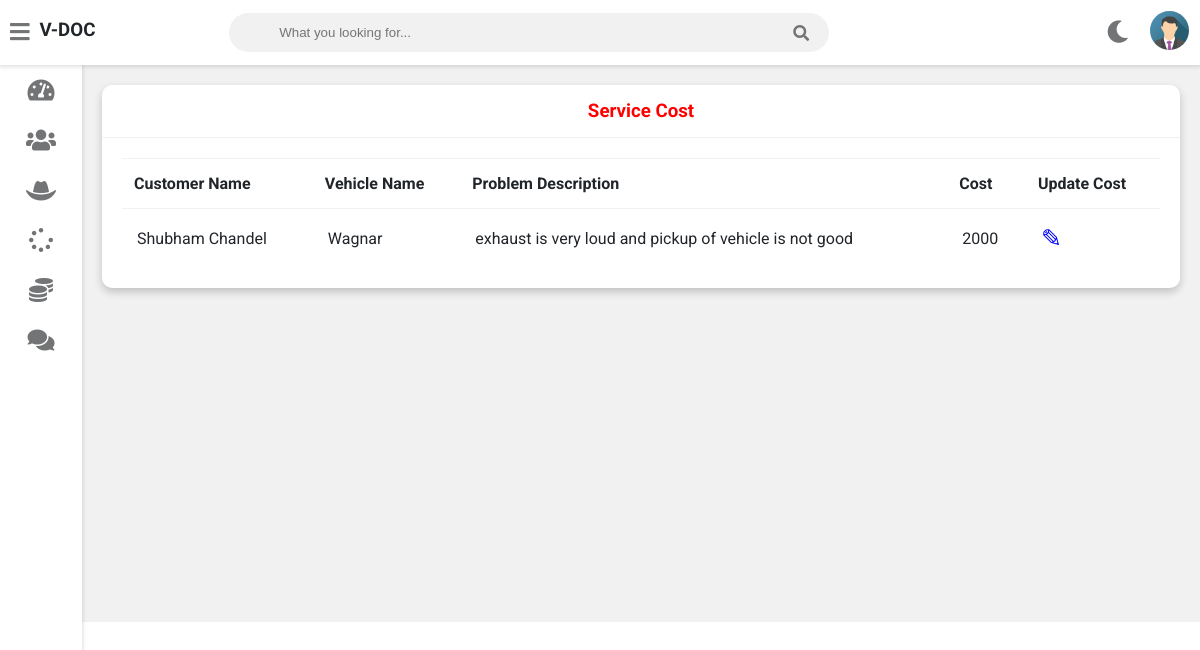
Screenshot of /admin-view-service-cost (signed in) with the database file from the repository.
### vehicle/models.py (models this page shows, shortened)
class Customer(models.Model):
    user=models.OneToOneField(User,on_delete=models.CASCADE)
    profile_pic= models.ImageField(upload_to='profile_pic/CustomerProfilePic/',null=True,blank=True)
    address = models.CharField(max_length=40)
    mobile = models.CharField(max_length=20,null=False)
    @property
    def get_name(self):
        return self.user.first_name+" "+self.user.last_name
    def __str__(self):
        return self.user.first_name

class Request(models.Model):
    cat=(('two wheeler with gear','two wheeler with gear'),('two wheeler without gear','two wheeler without gear'),('three wheeler','three wheeler'),('four wheeler','four wheeler'))
    category=models.CharField(max_length=50,choices=cat)
    vehicle_no=models.PositiveIntegerField(null=False)
    vehicle_name = models.CharField(max_length=40,null=False)
    vehicle_model = models.CharField(max_length=40,null=False)
    vehicle_brand = models.CharField(max_length=40,null=False)
    problem_description = models.CharField(max_length=500,null=False)
    date=models.DateField(auto_now=True)
    cost=models.PositiveIntegerField(null=True)
    customer=models.ForeignKey('Customer', on_delete=models.CASCADE,null=True)
    mechanic=models.ForeignKey('Mechanic',on_delete=models.CASCADE,null=True)
    stat=(('Pending','Pending'),('Approved','Approved'),('Repairing','Repairing'),('Repairing Done','Repairing Done'),('Released','Released'))
    status=models.CharField(max_length=50,choices=stat,default='Pending',null=True)

### vehicle/views.py (the view)
# urls.py: path('admin-view-service-cost',views.admin_view_service_cost_view,name='admin-view-service-cost'),
@login_required(login_url='adminlogin')
def admin_view_service_cost_view(request):
    enquiry=models.Request.objects.all().order_by('-id')
    customers=[]
    for enq in enquiry:
        customer=models.Customer.objects.get(id=enq.customer_id)
        customers.append(customer)
    print(customers)
    return render(request,'vehicle/admin_view_service_cost.html',{'data':zip(customers,enquiry)})

### templates/vehicle/admin_view_service_cost.html
{% extends 'vehicle/adminbase.html' %}
{% block content %}
	<div class="wrapper">
		<div class="row">
			<div class="col-12 col-m-12 col-sm-12">
				<div class="card">
					<div class="card-header">
						<h3 style="color:red; text-align:center" >Service Cost
						</h3>
					</div>
					<div class="card-content">
						<table>
							<thead>
                <tr>
                  <th>Customer Name</th>
                  <th>Vehicle Name</th>
                  <th>Problem Description</th>
                  <th>Cost</th>
                  <th>Update Cost</th>
                </tr>
							</thead>
							<tbody>
                {% for c,r in data %}
                <tr>
                  <td> {{c.get_name}}</td>
                  <td> {{r.vehicle_name}}</td>
                  <td>{{r.problem_description}}</td>
                  <td>{{r.cost}}</td>
                  <td><a  style="color:blue; text-decoration:none;font-size:25px;" href="{% url 'update-cost' r.id  %}">&#9998;</a></td>
                </tr>
                {% endfor %}
							</tbody>
						</table>
					</div>
				</div>
			</div>
		</div>
<br><br><br><br><br><br><br><br><br><br><br><br><br><br><br><br>
	</div>
{% endblock content %}

### static/style.css (style rules this page uses)
:root { --primary-color: #4834d4; --success-color: #6ab04c; --warning-color: #f0932b; --danger-color: #eb4d4b; --light-color: #212529; --light-second-color: #727475; --light-background: #ffffff; --light-second-background: #f1f1f1; --dark-color: #909090; --dark-second-color: #f5f6fa; --dark-background: #23242D; --dark-second-background: #181818; }
.light { --main-bg-color: var(--light-background); --second-bg-color: var(--light-second-background); --main-color: var(--light-color); --second-color: var(--light-second-color); }
* { box-sizing: border-box; }
body { font-family: 'Roboto', sans-serif; background: var(--main-bg-color); color: var(--main-color); margin: 0; }
.wrapper { padding: 10px; margin-left: 82px; padding-top: 75px; background: var(--second-bg-color); transition: margin-left .5s; }
.row { display: flex; flex-wrap: wrap; flex-direction: row; }
.row:after, .row:before { box-sizing: border-box; }
[class*="col-"] { padding: 10px; }
@media only screen and (min-width: 600px) { .col-sm-12 { width: 100%; } }
@media only screen and (min-width: 768px) { .col-m-12 { width: 100%; } }
@media only screen and (min-width: 992px) { .col-12 { width: 100%; } }
.card { background: var(--main-bg-color); color: var(--main-color); border-radius: 10px; margin-bottom: 10px; box-shadow: 0 4px 8px 0 rgba(0,0,0,0.2); }
.card-header { padding: 15px 30px; border-bottom: 1px solid var(--second-bg-color); position: relative; }
.card-header h3 { margin: 0; }
.card-content { padding: 20px; overflow-x: auto; }
table { border-collapse: collapse; width: 100%; }
table td { border-top: 1px solid var(--second-bg-color); padding: 15px; }
table th { border-top: 1px solid var(--second-bg-color); border-bottom: 1px solid var(--second-bg-color); padding: 15px 12px; text-align: left; }

### rows the page displays
Customer: get_name "Shubham Chandel", vehicle_name "Wagnar", problem_description "exhaust is very loud and pickup of vehicle is not good", cost "2000"
